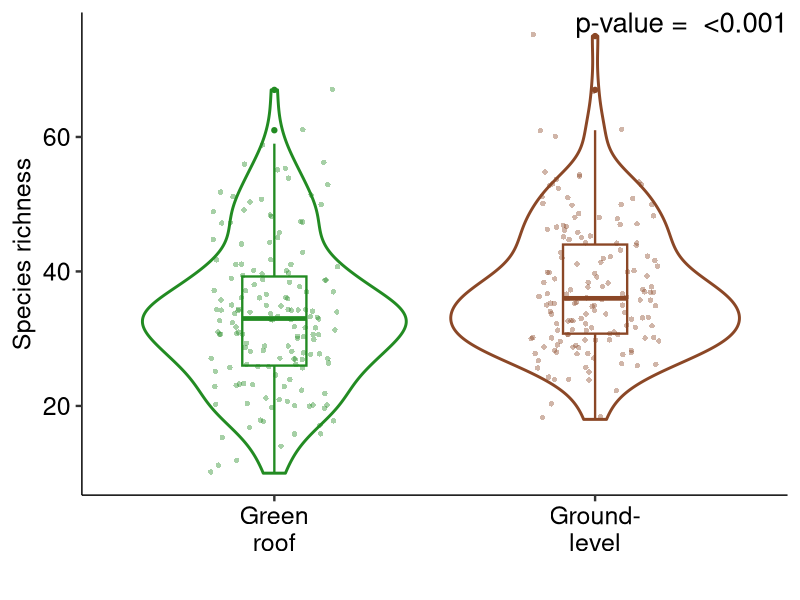

Write R code to recreate this figure. (Note: this script raises an error after producing the figure.)
################################################################################
#################################### fig s3 ####################################
################################################################################
library(lme4)
library(lmerTest)
library(ggplot2)
library(ggforce)
library(ggpubr)
library(vegan)

# Import data
samplmat.df <- read.csv("skyline_spmat_per_sample.csv", check.names = F)
meta <- c("rowid", "site_no", "sample", "replicate", "type", "sp_richness")
samplmat.df$type <- factor(samplmat.df$type, levels = c("Roof", "Ground"))  # Ensure correct order

# Fit a negative binomial mixed model to predict species richness, with random intercepts for site_no
glmm <- glmer.nb(sp_richness ~ type + (1 | site_no), samplmat.df)
summary(glmm)

# Extract the p-value for the effect of type "Ground" from the model summary
p_value <- round(coef(summary(glmm))[, "Pr(>|z|)"]["typeGround"], 3)
p_value <- ifelse(p_value == 0, "<0.001", p_value)

alpha.plot <- ggplot(samplmat.df, aes(x = type, y = sp_richness, color = type)) +
  geom_violin(trim = T, alpha = 0, size = 1) +
  geom_boxplot(width = 0.2, lwd = 0.8) +
  labs(x = "", y = "Species richness") +
  geom_jitter(shape = 16, position = position_jitter(0.2), aes(color = type), alpha = 0.4) +
  scale_color_manual(values = c("forestgreen", "sienna4"), labels = c("Green roof", "Ground-level")) +
  scale_fill_manual(values = c("forestgreen", "sienna4"), labels = c("Green roof", "Ground-level")) +  
  scale_x_discrete(labels=c("Roof" = "Green\nroof", "Ground" = "Ground-\nlevel")) +
  annotate("text", x = Inf, y = Inf,
           label = paste("p-value = ", p_value),
           hjust = 1, vjust = 1, size = 7) +
  theme_pubr(base_size = 18) +
  guides(fill = "none", color = "none")

# Perform Principal Coordinates Analysis (PCoA) using Jaccard distance for community composition
sample.pcoa <- cmdscale(vegdist(samplmat.df[, -which(colnames(samplmat.df) %in% meta)], method = "jaccard", binary = T), eig = T)

# Calculate the percentage variance explained by the first two principal coordinates
sample.pcoa1 <- sample.pcoa$eig[1]/sum(sample.pcoa$eig) * 100
sample.pcoa2 <- sample.pcoa$eig[2]/sum(sample.pcoa$eig) * 100
sample.pcoa <- as.data.frame(sample.pcoa$points)
sample.pcoa$type <- samplmat.df$type

sample.pcoa$site_no <- as.factor(paste0(samplmat.df$site_no, samplmat.df$type))

beta.plot <- ggplot(sample.pcoa, aes(x=V1, y=V2)) +
  geom_point(aes(color = type), size = 3) +
  geom_mark_hull(aes(fill = site_no), alpha = 0, lwd = 0.7, expand = 0, radius = 0, alpha = 0.1) +
  stat_ellipse(aes(group = type, fill = type),
               type = "norm", level = 0.95, geom = "polygon",
               linetype = "solid", alpha = 0.3)  +
  scale_color_manual(values = c("forestgreen", "sienna4"), labels = c("Green roof", "Ground-level")) +
  scale_fill_manual(values = c(rep(c("forestgreen", "sienna4"), 53))) +
  labs(x = paste0("PCoA1 (", round(sample.pcoa1, 2), "%)"), y = paste0("PCoA2 (", round(sample.pcoa2, 2), "%)")) +
  theme_pubr(base_size = 18) +
  theme(text = element_text(size = 18)) +
  guides(fill = "none")

# Perform PERMANOVA (permutational multivariate analysis of variance) to assess differences between 'type' (Roof vs. Ground)
adonis2(samplmat.df[, -which(colnames(samplmat.df) %in% meta)] ~ samplmat.df$type, method = "jaccard")

# Calculate the distance to centroid for each group ('Roof' vs 'Ground') using the betadisper function
sample.dist <- betadisper(vegdist(samplmat.df[, -which(colnames(samplmat.df) %in% meta)], method = "jaccard", binary = T), 
                          samplmat.df$type, 
                          type = "centroid") # distance to centroid in each group (soil / GR)

# Prepare the data for visualization
sample.dist <- data.frame(sample.dist$distances, sample.dist$group,"Within type")
colnames(sample.dist) <- c("distance", "type", "scale")
sample.dist$site_no <- samplmat.df$site_no
sample.dist <- sample.dist %>%
  dplyr::group_by(type) %>%
  dplyr::mutate(mean = mean(distance), sd = sd(distance)) # Calculate mean and standard deviation for distances

# Fit a linear mixed model (LMM) to assess differences in distances to centroids by 'type'
lmm <- lmerTest::lmer(distance ~ type + (1 | site_no), data = sample.dist)
summary(lmm)

# Extract the p-value for the 'typeGround' effect
p_value <- round(coef(summary(lmm))[, "Pr(>|t|)"]["typeGround"], 3)
p_value <- ifelse(p_value == 0, "<0.001", p_value)

dist.plot <- ggplot(sample.dist, aes(x = type, y = distance, color = type)) +
  geom_violin(trim = T, alpha = 0, size = 1) +
  labs(x = "", y = "Distance to type centroid") +
  geom_boxplot(width = 0.2, lwd = 0.8) +
  geom_jitter(shape = 16, position = position_jitter(0.2), alpha = 0.3) +
  scale_color_manual(values = c("forestgreen", "sienna4")) +
  scale_x_discrete(labels=c("Roof" = "Green\nroof", "Ground" = "Ground-\nlevel")) +
  theme_pubr(base_size = 18) +
  annotate("text", x = Inf, y = Inf,
           label = paste("p-value = ", p_value),
           hjust = 1, vjust = 1, size = 7) + 
  guides(fill = "none", color = "none")

# Calculate distance to centroid for 'Roof' and 'Ground' groups separately
roof.dist <- betadisper(vegdist(samplmat.df[samplmat.df$type == "Roof", -which(colnames(samplmat.df) %in% meta)], method = "jaccard", binary = T),
                        samplmat.df[samplmat.df$type == "Roof", ]$site_no, 
                        type = "centroid")
ground.dist <- betadisper(vegdist(samplmat.df[samplmat.df$type == "Ground", -which(colnames(samplmat.df) %in% meta)], method = "jaccard", binary = T),
                          samplmat.df[samplmat.df$type == "Ground", ]$site_no, 
                          type = "centroid")

# Prepare distance data for 'Roof' and 'Ground' groups
roof.dist <- data.frame(distance = roof.dist$distances,
                        type = "Roof",
                        scale = "Within sites",
                        site_no = samplmat.df[samplmat.df$type == "Roof", ]$site_no) %>%
  dplyr::group_by(type) %>%
  dplyr::mutate(mean = mean(distance), sd = sd(distance))

ground.dist <- data.frame(distance = ground.dist$distances,
                          type = "Ground",
                          scale = "Within sites",
                          site_no = samplmat.df[samplmat.df$type == "Ground", ]$site_no) %>%
  dplyr::group_by(type) %>%
  dplyr::mutate(mean = mean(distance), sd = sd(distance))

# Combine the distance data for both 'Roof' and 'Ground' groups
all.dist <- rbind(roof.dist, ground.dist) 
all.dist$type <- factor(all.dist$type, levels = c("Roof", "Ground"))  # Ensure correct order

# Fit a linear mixed model to assess differences in distances to site centroids by 'type'
lmm <- lmer(distance ~ type + (1 | site_no), data = all.dist)
summary(lmm)

# Extract the p-value for the 'typeGround' effect in the new model
p_value <- round(coef(summary(lmm))[, "Pr(>|t|)"]["typeGround"], 3)
p_value <- ifelse(p_value == 0, "<0.001", p_value)

dist.plot2 <- ggplot(all.dist, aes(x = type, y = distance, color = type)) +
  geom_violin(trim = T, alpha = 0, size = 1) +
  labs(x = "", y = "Distance to site centroid") +
  geom_boxplot(width = 0.2, lwd = 0.8) +
  geom_jitter(shape = 16, position = position_jitter(0.2), alpha = 0.3) +
  scale_color_manual(values = c("forestgreen", "sienna4")) +
  scale_x_discrete(labels=c("Roof" = "Green\nroof", "Ground" = "Ground-\nlevel")) +
  theme_pubr(base_size = 18) +
  annotate("text", x = Inf, y = Inf,
           label = paste("p-value = ", p_value),
           hjust = 1, vjust = 1, size = 7) +
  guides(fill = "none", color = "none")

ggarrange(beta.plot, 
          ggarrange(alpha.plot, dist.plot, dist.plot2, common.legend = T, nrow = 1, labels = c("B", "C", "D"), font.label = list(size = 20)),
          nrow = 2,
          labels = c("A", ""),
          font.label = list(size = 20), 
          heights = c(1, 0.8),
          common.legend = T)
